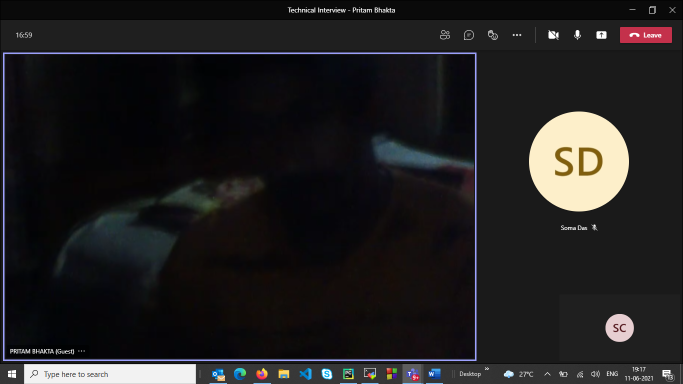
#> input picture ProblemSolving/MicrosoftTeams-image.png, 1366 x 768 px (shown at 1/2 size)
$ python untitled4.py
#> lines starting #> are read from the running program, lines starting #| are printed output that depends on the picture
# -*- coding: utf-8 -*-
"""
Created on Fri Jun 11 20:12:30 2021

@author: SNIPER
"""

import cv2
import numpy as np
img = cv2.imread("MicrosoftTeams-image.png")
#> img is the input picture: shape (768, 1366, 3); mean B, G, R 31.5, 30.7, 32
img=cv2.cvtColor(img,cv2.COLOR_BGR2GRAY)
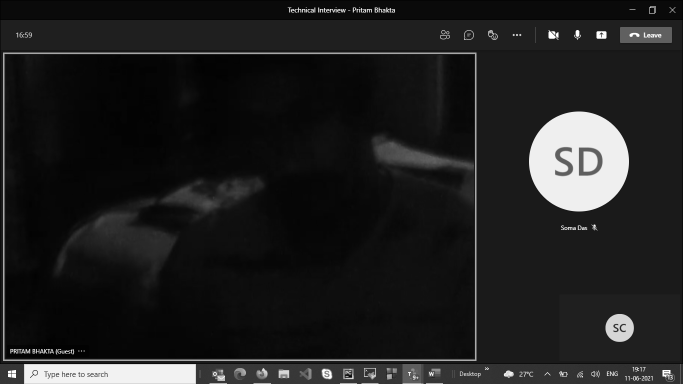
#> img: shape (768, 1366) (shown at 1/2 size); min 0, max 255, mean 31.2
#> (the run stopped early here; a loop or call above may not have finished)
